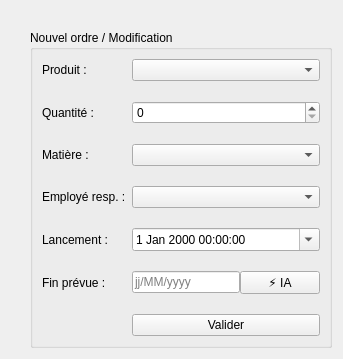
          <widget class="QWidget" name="tab_planif_form">
           <attribute name="title">
            <string>✍️ Formulaire</string>
           </attribute>
           <layout class="QVBoxLayout" name="vl_tab_form">
            <property name="leftMargin">
             <number>30</number>
            </property>
            <property name="topMargin">
             <number>30</number>
            </property>
            <item>
             <widget class="QGroupBox" name="gb_form_planif">
              <property name="title">
               <string>Nouvel ordre / Modification</string>
              </property>
              <layout class="QFormLayout" name="fl_form_planif">
               <property name="verticalSpacing">
                <number>20</number>
               </property>
               <item row="0" column="0">
                <widget class="QLabel" name="lbl_fp_prod">
                 <property name="text">
                  <string>Produit :</string>
                 </property>
                </widget>
               </item>
               <item row="0" column="1">
                <widget class="QComboBox" name="cb_produit"/>
               </item>
               <item row="1" column="0">
                <widget class="QLabel" name="lbl_fp_qte">
                 <property name="text">
                  <string>Quantité :</string>
                 </property>
                </widget>
               </item>
               <item row="1" column="1">
                <widget class="QSpinBox" name="sb_qte">
                 <property name="maximum">
                  <number>10000</number>
                 </property>
                </widget>
               </item>
               <item row="2" column="0">
                <widget class="QLabel" name="lbl_fp_mat">
                 <property name="text">
                  <string>Matière :</string>
                 </property>
                </widget>
               </item>
               <item row="2" column="1">
                <widget class="QComboBox" name="cb_matiere"/>
               </item>
               <item row="3" column="0">
                <widget class="QLabel" name="lbl_fp_emp">
                 <property name="text">
                  <string>Employé resp. :</string>
                 </property>
                </widget>
               </item>
               <item row="3" column="1">
                <widget class="QComboBox" name="cb_employe"/>
               </item>
               <item row="4" column="0">
                <widget class="QLabel" name="lbl_fp_deb">
                 <property name="text">
                  <string>Lancement :</string>
                 </property>
                </widget>
               </item>
               <item row="4" column="1">
                <widget class="QDateTimeEdit" name="dt_lancement">
                 <property name="calendarPopup">
                  <bool>true</bool>
                 </property>
                </widget>
               </item>
               <item row="5" column="0">
                <widget class="QLabel" name="lbl_fp_fin">
                 <property name="text">
                  <string>Fin prévue :</string>
                 </property>
                </widget>
               </item>
               <item row="5" column="1">
                <layout class="QHBoxLayout" name="hl_fin_ia">
                 <item>
                  <widget class="QLineEdit" name="le_fin_prevue">
                   <property name="placeholderText">
                    <string>jj/MM/yyyy</string>
                   </property>
                  </widget>
                 </item>
                 <item>
                  <widget class="QPushButton" name="btn_calculer_ia">
                   <property name="text">
                    <string>⚡ IA</string>
                   </property>
                  </widget>
                 </item>
                </layout>
               </item>
               <item row="6" column="0">
                <widget class="QLabel" name="lbl_fp_btns">
                 <property name="text">
                  <string/>
                 </property>
                </widget>
               </item>
               <item row="6" column="1">
                <widget class="QPushButton" name="btn_valider_planif">
                 <property name="text">
                  <string>Valider</string>
                 </property>
                </widget>
               </item>
              </layout>
             </widget>
            </item>
           </layout>
          </widget>
